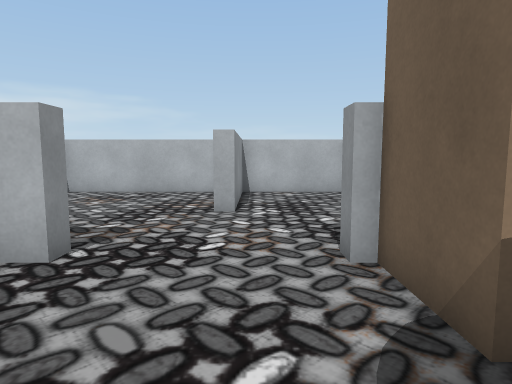
View 1 (above)

16 first-person views from a walk through a 3-D level made in the Unity game engine. The camera is 1.3 m above the floor, tilts 6° down and sees 75° across. The floor is counted in squares, 1 m on a side. Each view is taken from the middle of a square. On the plan, view 1 faces up. The plan holds only what a view shows up to about 14 squares ahead; the rest is blank. The player is left out. Some surface patterns are stand-ins.

View 2
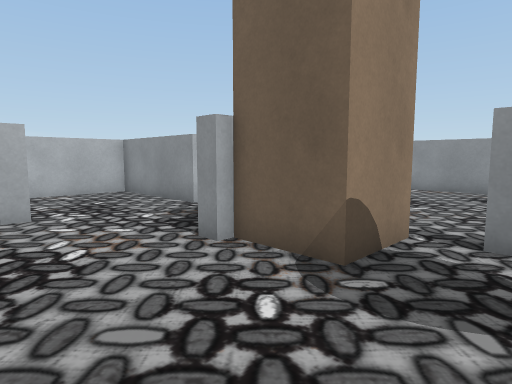

View 3
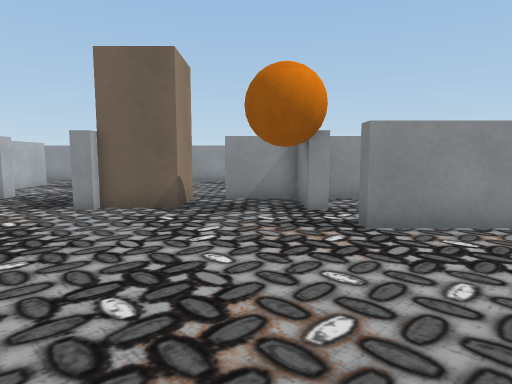

View 4
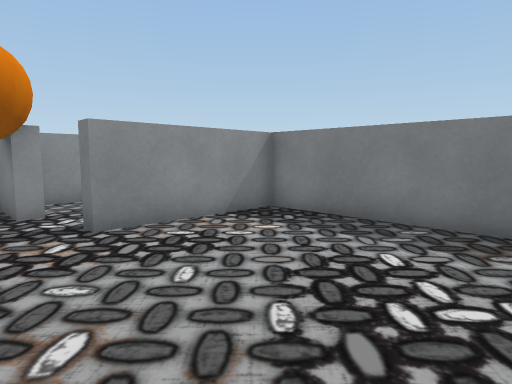

View 5
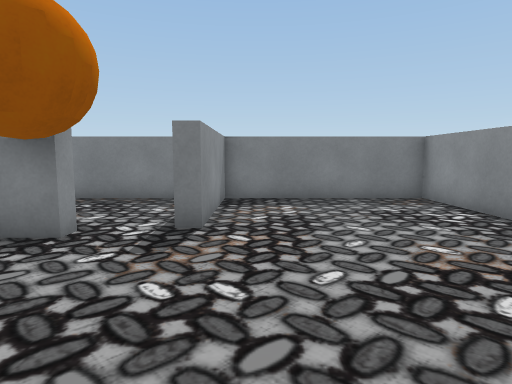

View 6
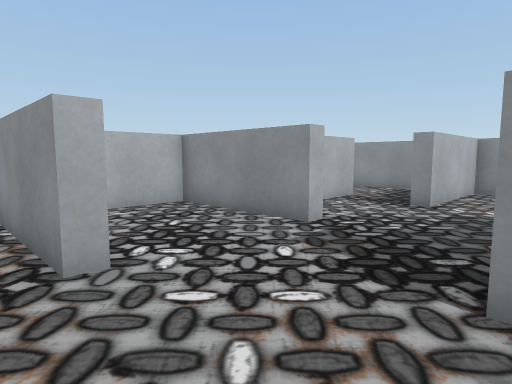

View 7
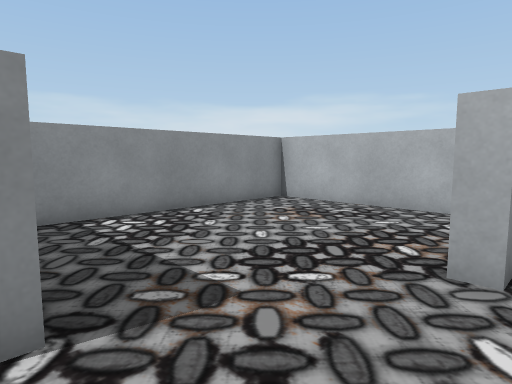

View 8
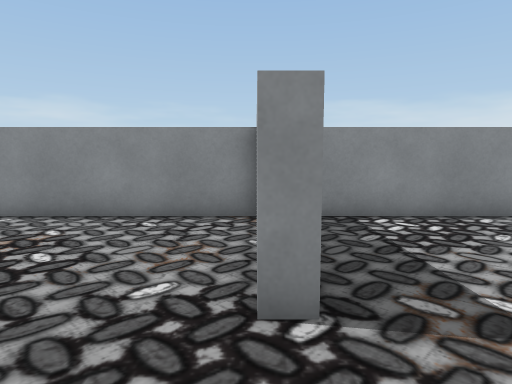

View 9
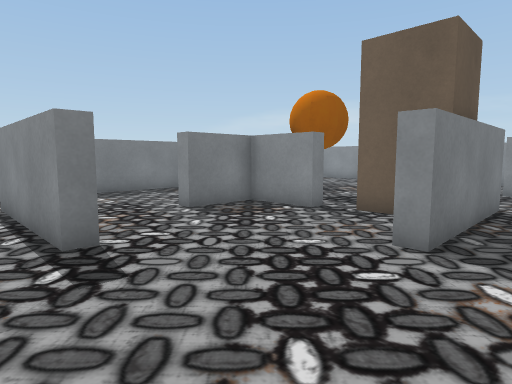

View 10
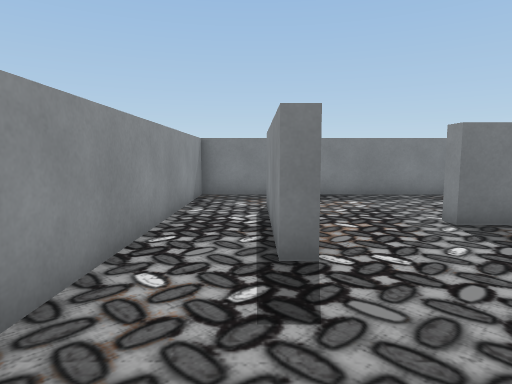

View 11
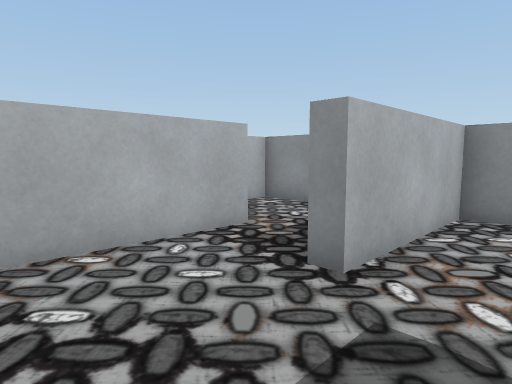

View 12
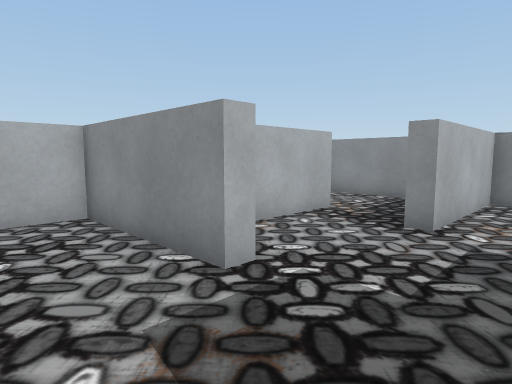

View 13
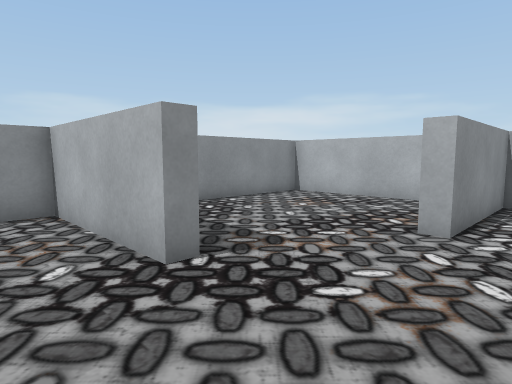

View 14
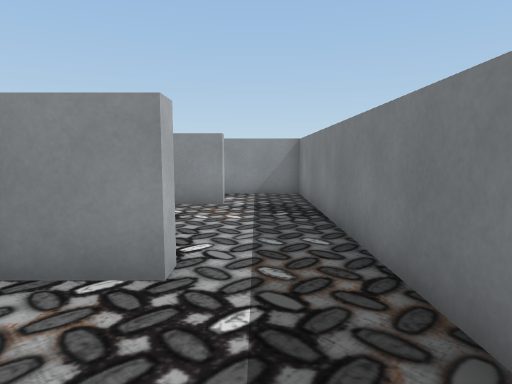

View 15
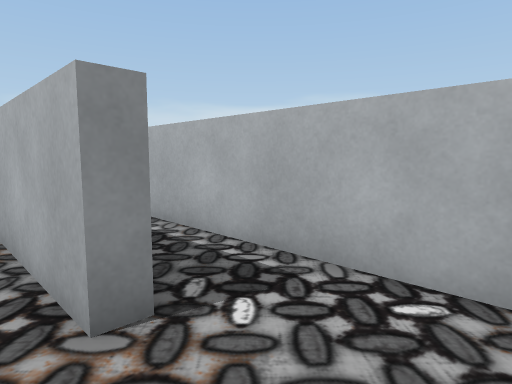

View 16
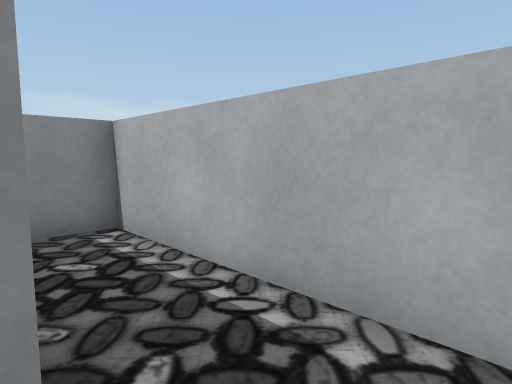

### Floor plan
Points are (right, up) in squares from view 1. A wall is a line through its corners. A room is listed if a view was taken in it or the views show most of it. See-through windows are left out.
Room 1 (views 1, 2, 3, 4, 5, 6, 7, 8, 9, 10, 11, 12, 13)
walls: (3.5, 4.5) (6.2, 4.5) (6.2, 4); (-2.6, 4.6) (-2.6, 4) (-7.3, 4) (-7.3, -6.6) (-1, -6.6) (-1, -2) (-0.5, -2); (1.2, -1.9) (1.2, -1.3) (3.4, -1.3) (3.4, 0.9) (3.9, 0.9) (3.9, -1.3) (6.2, -1.3) (6.2, -1.9); (4, 7.9) (3.4, 7.9) (3.4, 12.5) (-0.5, 12.5) (-0.5, 7.9) (-1, 7.9) (-1, 11.9); (9.1, 0.9) (9.7, 0.9) (9.7, -4) (9.2, -4); (-1.5, 12.5) (-7.3, 12.5) (-7.3, 5.4); (8.5, 9.8) (4.5, 9.8); (8.4, -6.6) (11.9, -6.6) (11.9, 6.9) (7.3, 6.9) (7.3, 7.4)
ways out: opening at (0.5, -2) to room 2; opening at (8, 8.5) to room 3; opening at (7.5, -2) to room 4; opening at (9, -5.5) to room 4
objects: block (2, 2) to (3, 4)
Room 2 (view 14)
walls: (0.5, -6.6) (4.5, -6.6); (4, -4) (3.4, -4) (3.4, -2.2)
ways out: opening at (0.5, -2) to room 1; opening at (4, -5.5) to room 4
Room 3 (views 15, 16)
walls: (8.5, 10.4) (8.5, 9.8); (11.9, 9) (11.9, 12.5) (3.9, 12.5) (3.9, 11.1)
ways out: opening at (8, 8.5) to room 1
Room 4 (no view inside)
walls: (4.5, -6.6) (8.4, -6.6); (9.2, -4) (9.2, -2.6)
ways out: opening at (7.5, -2) to room 1; opening at (9, -5.5) to room 1; opening at (4, -5.5) to room 2

Where each view was taken, in squares from view 1:
view 1: 0 up, 0 right, facing up
view 2: 0 up, 2 left, facing up-right
view 3: 0 up, 7 left, facing right
view 4: 0 up, 7 left, facing down-right
view 5: 4 up, 2 left, facing down
view 6: 4 up, 2 left, facing up-right
view 7: 4 up, 0 right, facing up-left
view 8: 4 up, 0 right, facing left
view 9: 6 up, 11 right, facing down-left
view 10: 5 up, 10 right, facing down
view 11: 5 up, 4 right, facing up-right
view 12: 5 up, 1 right, facing up-right
view 13: 2 up, 1 right, facing up-left
view 14: 5 down, 0 right, facing right
view 15: 9 up, 11 right, facing up-left
view 16: 10 up, 10 right, facing up-left
